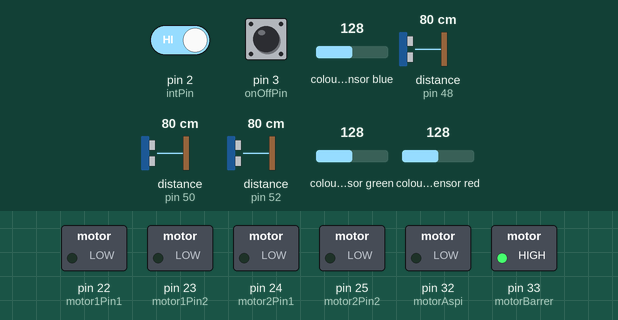
Bench run of a sketch on a simulated Arduino Mega 2560, built with avr-gcc and run on an emulated ATmega2560. Shown: switched loads named in the sketch (green lamp = pin HIGH). Wiring (inferred from the names in the program): 3 × ultrasonic range finder: trigger pin 49, echo pin 48 / trigger pin 51, echo pin 50 / trigger pin 53, echo pin 52; TCS3200 colour sensor: output pin 30; S2 pin 28; S3 pin 29; S0 pin 26; S1 pin 27. Dashed ring = blinking. The test bench sets the inputs (shaded band); at power-on: distance to the obstacle (sensors on pin 50, pin 48, pin 52) 80 cm, pin 3 (onOffPin) HIGH, pin 2 (intPin) HIGH, colour sensor blue 128, colour sensor green 128, colour sensor red 128. The echo pulse lasts 58.3 µs per cm; random numbers use the default seed unless the sketch sets one; pins used as bus, display or sensor lines are not drawn; what the sketch prints to the serial monitor is not drawn.

Above: at 1.2 s.
1.3 s: distance to the obstacle (sensor on pin 50) set to 17 cm
4.3 s: distance to the obstacle (sensor on pin 50) set to 14 cm
At 5.7 s:
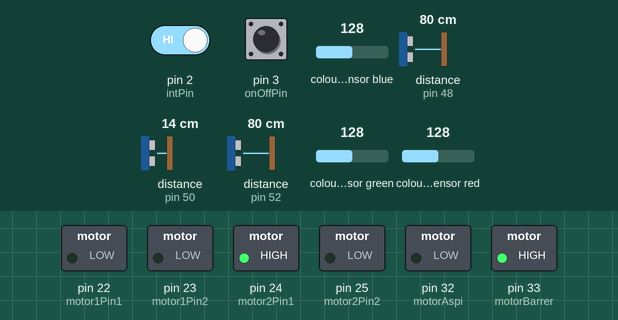
7.3 s: pin 3 (onOffPin) pulled LOW for 3.2 s
At 8.0 s:
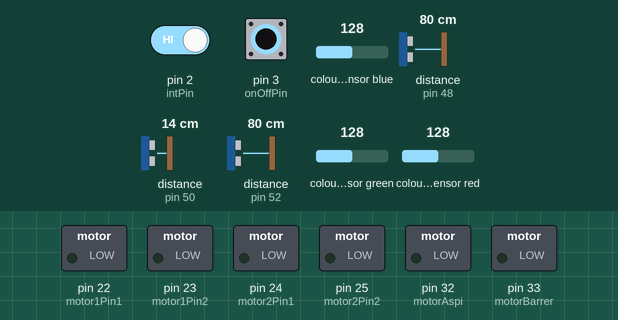
13.4 s: pin 2 (intPin) driven LOW and pin 3 (onOffPin) driven LOW
At 13.54 s:
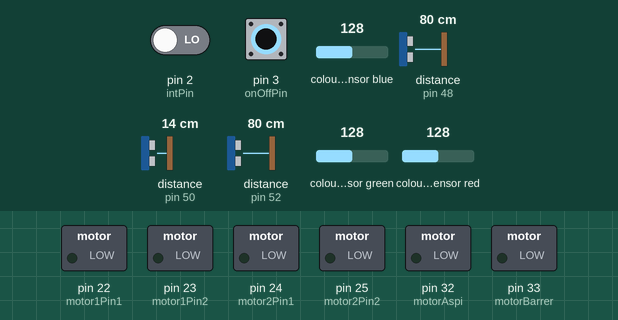
15.2 s: pin 2 (intPin) driven HIGH
At 16.6 s:
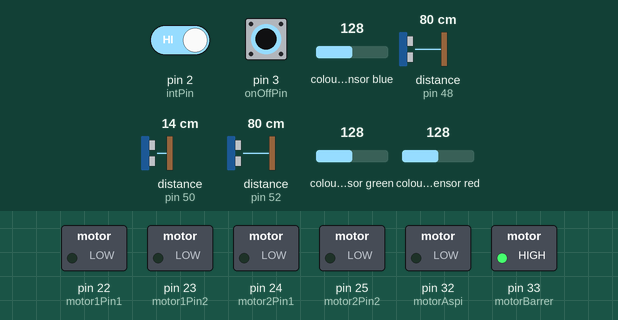
Timing chart, 0 to 17.7 s (numbered marks = the images above; inputs shaded):
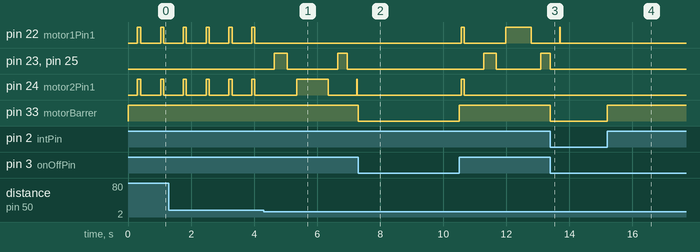

The sketch:

Project2.ino
```cpp
#include "Variables.h"
#include "Setup.h"
#include "Utiles.h"
#include "Colisiones.h"
void setup() {
  Serial.begin(9600);//iniciailzamos la comunicación
  SetupMotores();
  //---------------------------------
  SetupUltrasonico();
  SetUpSensorColor();
  encender();
}

void loop() {
  //    Serial.println("Lectura: ");
  //          Serial.println(medirDistanciaSensorUltrasonico());
  //          Serial.println(medirDistanciaSensorUltrasonicoR());
  //          Serial.println(medirDistanciaSensorUltrasonicoL());
  //    Serial.println(analogRead(A1)); //Imprime el valor de la lectura del canal front
  //    Serial.println(analogRead(A0)); //Imprime el valor de la lectura del canal derecho
  //    Serial.println(analogRead(A2)); //Imprime el valor de la lectura del canal izquierdo

  detener();
  //detectarColorF();

  //    Serial.println(analogRead(A1)); //Imprime el valor de la lectura del canal derecho
  //    delay(1000);

  //girarDerecha();
  //girarIzquierda();
  if (runStart) {} else {
    IA();
    controlD++;
  }

  if (controlD > 5) {
    girarDerecha2();
    controlD = 0;
  }


}


void IA() {
  CalcularTiempo();
  long int ultimoPunto = millis();
  if (runStart) {
    return;
  }
  adelante();
  while (millis() < ultimoPunto + 100) {

  }
    detener();

  if (colisionFront()) {
    tiempoDecision = millis();
    desicionGiro();
    enviarDato((millis() - tiempoDecision) / 60, 5); //Tiempo de desicion
    return;
  }
  if (colisionRight2()) {
    girarIzquierda2();
    return;
  }
  if (colisionLeft2()) {
    girarDerecha2();
    return;
  }


}


void desicionGiro() {
  if (runStart) {
    return;
  }
  if (medirDistanciaSensorUltrasonicoR() < 15 && medirDistanciaSensorUltrasonicoL() < 15) {
    detenerAtras(300);
    detenerAtras(300);
    desicionGiro();
  } else if (medirDistanciaSensorUltrasonicoR() < 15) {
    direccion = false;
  } else if (medirDistanciaSensorUltrasonicoL() < 15) {
    direccion = true;
  }

  if (direccion) {
    detenerAtras(400);
    girarDerecha();
  } else {
    detenerAtras(400);
    girarIzquierda();
  }
}


void girarDerecha() {
  derecha();
  long int ultimoPunto = millis();
  long int tiempo = 0;
  long int tiempoAux = 1200;

  while (millis() < ultimoPunto + tiempoAux) {
    if (runStart) {
      return;
    }
    if (millis() > ultimoPunto + 1000 && colisionFront()) {
      detenerAtras(300);
      tiempoAux = tiempoAux + 600;
      tiempo = tiempo + 600;
      derecha();
    }
    if (colisionRight()) {
      detener();
      izquierda();
      tiempo = tiempo + millis() - ultimoPunto;
      ultimoPunto = millis();
      while (millis() < ultimoPunto + tiempo) {      }
      girarIzquierda();
      return;
    }
  }
  direccion = false;
}

void girarIzquierda() {
  izquierda();
  long int ultimoPunto = millis();
  long int tiempo = 0;
  long int tiempoAux = 850;
  while (millis() < ultimoPunto + tiempoAux) {
    if (runStart) {
      return;
    }
    if (millis() > ultimoPunto + 800 && colisionFront()) {
      detenerAtras(300);
      tiempoAux = tiempoAux + 600;
      tiempo = tiempo + 600;
      izquierda();
    }
    if (colisionLeft()) {
      tiempo = tiempo + millis() - ultimoPunto;
      detener();
      derecha();
      ultimoPunto = millis();
      while (millis() < ultimoPunto + tiempo) {      }
      girarDerecha();
      return;
    }
  }
  direccion = true;
}


void girarDerecha2() {
  detener();
  derecha();
  long int ultimoPunto = millis();
  while (millis() < ultimoPunto + 150) {
    if (runStart) {
      return;
    }
  }
}

void girarIzquierda2() {
  detener();
  izquierda();
  long int ultimoPunto = millis();
  while (millis() < ultimoPunto + 100) {
    if (runStart) {
      return;
    }
  }
}
```

Colisiones.h
```cpp
bool ColisionUltrasonico() {
  if (medirDistanciaSensorUltrasonico() > 0 && medirDistanciaSensorUltrasonico() < 15) {
        contadorObjetoEsquivados++;
    return true;
  }
  return false;
}
bool ColisionUltrasonicoR() {
  if (medirDistanciaSensorUltrasonicoR() > 0 && medirDistanciaSensorUltrasonicoR() < 15) {
        contadorObjetoEsquivados++;
    return true;
  }
  return false;
}
bool ColisionUltrasonicoL() {
  if (medirDistanciaSensorUltrasonicoR() > 0 && medirDistanciaSensorUltrasonicoR() < 15) {
        contadorObjetoEsquivados++;
    return true;
  }
  return false;
}


bool ColisionUltrasonicoR2() {
  if (medirDistanciaSensorUltrasonicoR() > 0 && medirDistanciaSensorUltrasonicoR() < 7) {
    return true;
  }
  return false;
}

bool ColisionUltrasonicoL2() {
  if (medirDistanciaSensorUltrasonicoL() > 0 && medirDistanciaSensorUltrasonicoL() < 7) {
    return true;
  }
  return false;
}


bool colisionFront() {
  if (ColisionUltrasonico()||detectarColorF()) {
    return true;
  }
  return false;
}

bool colisionRight() {
  if (ColisionUltrasonicoR()) {
    return true;
  }
  return false;
}

bool colisionLeft() {
  if (ColisionUltrasonicoL()) {
    return true;
  }
  return false;
}


bool colisionRight2() {
  if (ColisionUltrasonicoR2()) {
    return true;
  }
  return false;
}

bool colisionLeft2() {
  if (ColisionUltrasonicoL2()) {
    return true;
  }
  return false;
}
```

Setup.h
```cpp
void SetupMotores() {
  pinMode(motor1Pin1, OUTPUT);
  pinMode(motor1Pin2, OUTPUT);
  pinMode(motor2Pin1, OUTPUT);
  pinMode(motor2Pin2, OUTPUT);
  pinMode(motorBarrer, OUTPUT);
  pinMode(motorAspi, OUTPUT);

  digitalWrite(motor1Pin1, HIGH);
  digitalWrite(motor1Pin2, LOW);
  digitalWrite(motor2Pin1, HIGH);
  digitalWrite(motor2Pin2, LOW);

  pinMode(intPin, INPUT_PULLUP);
  pinMode(onOffPin, INPUT_PULLUP);
  verificarSwitchAB();
  encender();

  attachInterrupt(digitalPinToInterrupt(intPin), verificarSwitchAB, CHANGE);
  attachInterrupt(digitalPinToInterrupt(onOffPin), encender, CHANGE);

}
void SetupUltrasonico() {
  //------------- Sensor Frontal -----------------
  pinMode(Trigger, OUTPUT); //pin como salida
  pinMode(Echo, INPUT);  //pin como entrada
  digitalWrite(Trigger, LOW);//Inicializamos el pin con 0
  //---------- Sensor izq -------------------------
  pinMode(TriggerL, OUTPUT); //pin como salida
  pinMode(EchoL, INPUT);  //pin como entrada
  digitalWrite(TriggerL, LOW);//Inicializamos el pin con 0
  //----------- Sensor dcho -----------------------
  pinMode(TriggerR, OUTPUT); //pin como salida
  pinMode(EchoR, INPUT);  //pin como entrada
  digitalWrite(TriggerR, LOW);//Inicializamos el pin con 0
  //-------------------------------------------------------

}

void SetUpSensorColor() {
  pinMode(S0, OUTPUT);
  pinMode(S1, OUTPUT);
  pinMode(S2, OUTPUT);
  pinMode(S3, OUTPUT);

  // Definiendo salidaSensor como entrada
  pinMode(salidaSensor, INPUT);

  // Definiendo la escala de frecuencia a 20%
  digitalWrite(S0, HIGH);
  digitalWrite(S1, LOW);

}

int medirDistanciaSensorUltrasonico() {
  digitalWrite(Trigger, HIGH);
  delayMicroseconds(10);          //Enviamos un pulso de 10us
  digitalWrite(Trigger, LOW);

  t = pulseIn(Echo, HIGH); //obtenemos el ancho del pulso
  d = t / 59;           //escalamos el tiempo a una distancia en cm

  return d;
}

int medirDistanciaSensorUltrasonicoL() {
  digitalWrite(TriggerL, HIGH);
  delayMicroseconds(10);          //Enviamos un pulso de 10us
  digitalWrite(TriggerL, LOW);

  t = pulseIn(EchoL, HIGH); //obtenemos el ancho del pulso
  d = t / 59;           //escalamos el tiempo a una distancia en cm

  return d;
}

int medirDistanciaSensorUltrasonicoR() {
  digitalWrite(TriggerR, HIGH);
  delayMicroseconds(10);          //Enviamos un pulso de 10us
  digitalWrite(TriggerR, LOW);

  t = pulseIn(EchoR, HIGH); //obtenemos el ancho del pulso
  d = t / 59;           //escalamos el tiempo a una distancia en cm

  return d;
}
```

Utiles.h
```cpp
void adelante() {
  digitalWrite(motor1Pin1, HIGH);
  digitalWrite(motor1Pin2, LOW);
  digitalWrite(motor2Pin1, HIGH);
  digitalWrite(motor2Pin2, LOW);
}

void atras() {
  digitalWrite(motor1Pin1, LOW);
  digitalWrite(motor1Pin2, HIGH);
  digitalWrite(motor2Pin1, LOW);
  digitalWrite(motor2Pin2, HIGH);
}

void derecha() {
  digitalWrite(motor1Pin1, LOW);
  digitalWrite(motor1Pin2, LOW);
  digitalWrite(motor2Pin1, HIGH);
  digitalWrite(motor2Pin2, LOW);
}

void izquierda() {
  digitalWrite(motor1Pin1, HIGH);
  digitalWrite(motor1Pin2, LOW);
  digitalWrite(motor2Pin1, LOW);
  digitalWrite(motor2Pin2, LOW);
}

void detener() {
  digitalWrite(motor1Pin1, LOW);
  digitalWrite(motor1Pin2, LOW);
  digitalWrite(motor2Pin1, LOW);
  digitalWrite(motor2Pin2, LOW);
  delay(300);
}

void detenerAtras(int timer) {
  detener();
  atras();
  delay(timer);
  detener();
}


bool detectarColorF() {
  // 0 = Nada
  // 1 = Negro
  // 2 = Rojo
  // 3 = Azul

  // Definiendo la lectura de los fotodiodos con filtro rojo
  digitalWrite(S2,LOW);
  digitalWrite(S3,LOW);

  // Leyendo la frecuencia de salida del sensor
  frecuenciaRojo = pulseIn(salidaSensor, LOW);

  // Definiendo la lectura de los fotodiodos con filtro verde
  digitalWrite(S2,HIGH);
  digitalWrite(S3,HIGH);

  // Leyendo la frecuencia de salida del sensor
  frecuenciaVerde = pulseIn(salidaSensor, LOW);

  // Definiendo la lectura de los fotodiodos con filtro azul
  digitalWrite(S2,LOW);
  digitalWrite(S3,HIGH);

  // Leyendo la frecuencia de salida del sensor
  frecuenciaAzul = pulseIn(salidaSensor, LOW);

//    Serial.println("Lectura");
//  // Mostrando por serie el valor para el rojo (R = Red)
//  Serial.print("R = ");
//  Serial.print(frecuenciaRojo);
//  Serial.print(" G = ");
//  Serial.print(frecuenciaVerde);
//  Serial.print(" B = ");
//  Serial.println(frecuenciaAzul);


         if (frecuenciaRojo >=18 && frecuenciaRojo <=30 && frecuenciaVerde >=80 && frecuenciaVerde <=110 && frecuenciaAzul >=65 && frecuenciaAzul <=90 ) {
          digitalWrite(motorBarrer, LOW);
          digitalWrite(motorAspi, HIGH);
//          Serial.println("ROJO");
          return false;
  } else if (frecuenciaRojo >=80 && frecuenciaRojo <=110 && frecuenciaVerde >=85 && frecuenciaVerde <=125 && frecuenciaAzul >=30 && frecuenciaAzul <=70 ) {
          digitalWrite(motorBarrer, HIGH);
          digitalWrite(motorAspi, LOW);
//          Serial.println("AZUL");
          return false;
 } else if (frecuenciaRojo >=90 && frecuenciaRojo <=140 && frecuenciaVerde >=150 && frecuenciaVerde <=200 && frecuenciaAzul >=120 && frecuenciaAzul <=185 ) {
//          Serial.println("Negro");
      return true;
  }else {
      return false;

//    Serial.println("Blanco");
  }

  return false;
}

int detectarColorR(int valorCNY) {
  // 0 = Nada
  // 1 = Negro
  // 2 = Rojo
  // 3 = Azul

  if (valorCNY >= 80 && valorCNY <= 125) {
    return 1;
  }
  return 0;
}

int detectarColorL(int valorCNY) {
  // 0 = Nada
  // 1 = Negro
  // 2 = Rojo
  // 3 = Azul

  if (valorCNY >= 60 && valorCNY <= 90) {
    return 1;
  }
  return 0;
}


void verificarSwitchAB() {
    digitalWrite(motorBarrer, HIGH);
    digitalWrite(motorAspi, LOW);

//  valorSwitch = digitalRead(intPin);
//  if (valorSwitch == LOW) {
//    digitalWrite(motorBarrer, HIGH);
//    digitalWrite(motorAspi, HIGH);
//  } else {
//    digitalWrite(motorBarrer, LOW);
//    digitalWrite(motorAspi, LOW);
//  }
}

void encender() {
  valorSwitchON = digitalRead(onOffPin);
  if (valorSwitchON == LOW) {
    runStart = true;
    digitalWrite(motorBarrer, LOW);
    digitalWrite(motorAspi, LOW);

  } else {
    digitalWrite(motorBarrer, HIGH);
    digitalWrite(motorAspi, LOW);

    runStart = false;
  }
}

//---------------------------------------


//modo:
//1 velocidad
//2 distancia recorrida
//3 Tiempo del viaje
//4 objetos Evadidos
//5 tiempo decision
void enviarDato(int dato, int modo) {
  char donde[200];
  String hola = String(dato) + ',' + String(modo) + '#' + '\n';
  hola.toCharArray(donde, hola.length() - 1);
  Serial.write(donde);
  Serial.write("#");
}


//------------- Calculo tiempo encendido -------------------
long Minutes = 0;
long Seconds = 0;
long tiempoAnterior = 0;
//--------------------------------------
//---------- int velocidad ----------------------------
int velocidadCarrito = 17; //cm/seg
int contadorObjetoEsquivados = 0;
//----------------------------------------------------
int medioMinuto = 5000;
int opcionEnvio = 0;
int tiempoDecision = 0;
void CalcularTiempo() {
  if (millis() - tiempoAnterior >= medioMinuto) {
    switch (opcionEnvio) {
      case 0://Velocidad
        velocidadCarrito = random(15, 18);
        enviarDato(velocidadCarrito, 1);
        break;
      case 1://Distancia}
        Seconds = millis() / 1000;
        enviarDato((Seconds)*velocidadCarrito, 2);
        break;
      case 2://Tiempo total
        Seconds = millis() / 1000;
        enviarDato((Seconds), 3);
        break;
      case 3:// Objetos esquivados
        enviarDato(contadorObjetoEsquivados, 4);
        opcionEnvio = 0;
        break;
    }
  enviarDato(0,6);
    opcionEnvio++;
    tiempoAnterior = millis();
  }
}
```

Variables.h
```cpp
// ------ VAR MOTORES ----------
const int motor1Pin1=22;
const int motor1Pin2=23;
const int motor2Pin1=24;
const int motor2Pin2=25;

// ------ VAR INTERRUPTORES ASPIRADO/BARRIDO ----------
const int motorBarrer=33;
const int motorAspi=32;
unsigned int valorSwitch=LOW;

const int intPin = 2;
void verificarSwitchAB();

// ------- VAR CNY70 ----------
unsigned int referenciaBlanco = 100;
unsigned int referenciaSinSuperficie = 20;
unsigned int CNY70Front = 0;
//unsigned int CNY70Right = 0;
//unsigned int CNY70Left = 0;

//------------ SENSOR LATERAL DCHO -----------------
const int TriggerR = 49;
const int EchoR= 48;
long t; //timepo que demora en llegar el eco
long d; //distancia en centimetros

//------------ SENSOR FRONTAL ------------------
const int Trigger = 51;   //Pin digital 2 para el Trigger del sensor
const int Echo = 50;   //Pin digital 3 para el echo del sensor

//------------ SENSOR LATERAL IZQ -----------------
const int TriggerL = 53;
const int EchoL = 52;

//--------------BOTON INICIO---------------
const int onOffPin = 3;
bool runStart = false;
void encender();
unsigned int valorSwitchON=LOW;


bool direccion=true;


//------------ SENSOR DE COLOR -----------------
#define S0 26
#define S1 27
#define S2 28
#define S3 29
#define salidaSensor 30
int frecuenciaRojo = 0;
int frecuenciaVerde = 0;
int frecuenciaAzul = 0;


int controlD=0;
```

Measured:
- the behaviour switches between 16 and 15 cm on distance to the obstacle (sensor on pin 50) (found by bisection; images 0 and 1)
- after the input at 4.3 s, pin 23 (motor1Pin2), pin 25 (motor2Pin2): LOW → HIGH after 0.35 s, → LOW 0.40 s later, → HIGH 1.6 s later, → LOW 0.30 s later
- after the input at 7.3 s, pin 33 (motorBarrer): HIGH → LOW at once, → HIGH 3.2 s later
- after the input at 13.4 s, pin 33 (motorBarrer): HIGH → LOW at once
- after the input at 15.2 s, pin 33 (motorBarrer): LOW → HIGH at once
